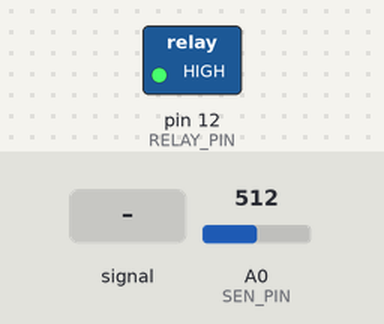
Recording of a sketch running on a simulated Arduino Uno, built with avr-gcc and run on an emulated ATmega328P. On the bench: switched loads named in the sketch (green lamp = pin HIGH). Inputs (shaded band) come from the test bench; at power-on: A0 (SEN_PIN) = 512.

Above: at 1.2 s.
1.3 s: A0 (SEN_PIN) fed a 200 Hz sine of ±81 counts around its level
4.3 s: A0 (SEN_PIN) set to 490
5.8 s: A0 (SEN_PIN) fed a 1000 Hz sine of ±255 counts around its level
At 7.4 s:
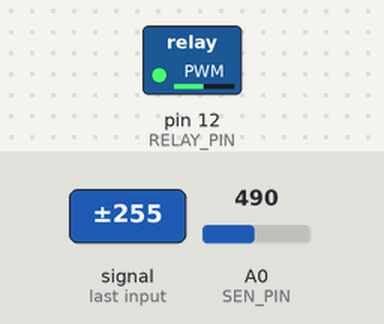
8.8 s: A0 (SEN_PIN) set to 510
At 9.6 s:
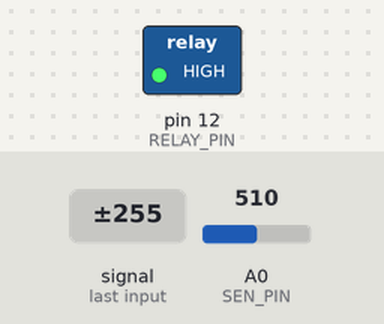
10.3 s: A0 (SEN_PIN) set to 492
At 11.6 s:
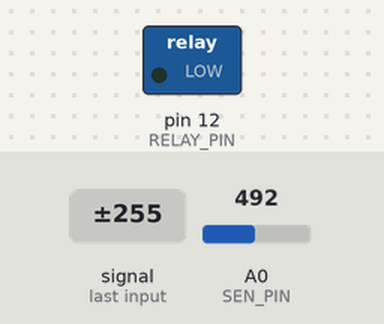
Timing chart, 0 to 12.8 s (numbered marks = the images above; inputs shaded):
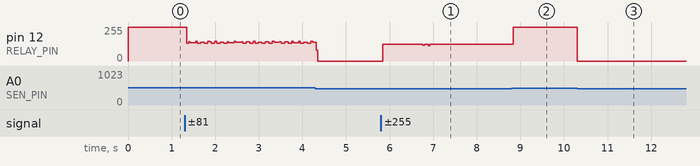

Measured:
- the behaviour switches between 500 and 499 on A0 (SEN_PIN) (found by bisection; images 2 and 3)
- after the input at 5.8 s, pin 12 (RELAY_PIN): 0/255 → 124/255 at once
- after the input at 8.8 s, pin 12 (RELAY_PIN): 124/255 → 255/255 at once
- after the input at 10.3 s, pin 12 (RELAY_PIN): 255/255 → 0/255 at once

The sketch:

quest_palms.ino
```cpp
# define SEN_PIN A0
# define RELAY_PIN 12

const short triggerThreshold = 500;// Lower is more sensitive;

const short countNum = 5;
short countSum = 0;
short count = 0;
short currVal = 1000;

void setup() {
//  Serial.begin(9600);
  pinMode(SEN_PIN, INPUT);
  pinMode(RELAY_PIN, OUTPUT);
  digitalWrite(RELAY_PIN, HIGH);
  delay(1);
}

void loop() {
  short value = analogRead(SEN_PIN);
  short avrVal = GetAverage(value);
//  Serial.print("triggerThreshold is ");
//  Serial.print(value);
//  Serial.print("\t");
//  Serial.print("average triggerThreshold is ");
//  Serial.println(avrVal);
  digitalWrite(RELAY_PIN, (avrVal < triggerThreshold) ? LOW : HIGH);
}

short GetAverage(short val){
  if(count >= countNum){
    currVal = countSum/countNum;
    countSum = 0;
    count = 0;
  }
  countSum += val;
  count++;
  return currVal;
}
```
